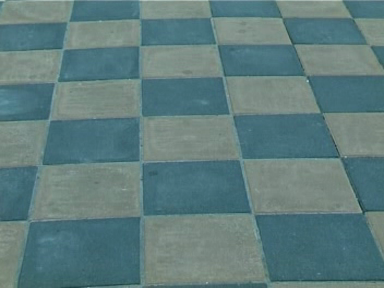
%> input picture 649j210.png, 384 x 288 px
$ octave image_processing.m   (GNU Octave 9; MATLAB toolbox functions it lacks are replaced by stand-ins)
%> lines starting %> are read from the running program, lines starting %| are printed output that depends on the picture
### mat2tiles.m
function outCell=mat2tiles(inArray,varargin)
%MAT2TILES - breaks up an array into a cell array of adjacent sub-arrays of
%            equal sizes
%
%   C=mat2tiles(X,D1,D2,D3,...,Dn)
%   C=mat2tiles(X,[D1,D2,D3,...,Dn])
%
%will produce a cell array C containing adjacent chunks of the array X,
%with each chunk of dimensions D1xD2xD3x...xDn. If a dimensions Di does
%not divide evenly into size(X,i), then the chunks at the upper boundary of
%X along dimension i will be truncated.
%
%It is permissible for the Di to be given value Inf. When this is done, it is
%equivalent to setting Di=size(X,i).
%
%If n < ndims(X), then the unspecified dimensions Dj, n<j<=ndims(X) will be
%set to size(X,i).
%
%If n > ndims(X), the the extra dimensions Dj, j>ndims(X) will  be ignored.
%
%EXAMPLE 1: Split a 28x28 matrix into 4x7 sub-matrices
%
%     >> A=rand(28); C=mat2tiles(A,[4,7])
%
%     C =
%
%         [4x7 double]    [4x7 double]    [4x7 double]    [4x7 double]
%         [4x7 double]    [4x7 double]    [4x7 double]    [4x7 double]
%         [4x7 double]    [4x7 double]    [4x7 double]    [4x7 double]
%         [4x7 double]    [4x7 double]    [4x7 double]    [4x7 double]
%         [4x7 double]    [4x7 double]    [4x7 double]    [4x7 double]
%         [4x7 double]    [4x7 double]    [4x7 double]    [4x7 double]
%         [4x7 double]    [4x7 double]    [4x7 double]    [4x7 double]
%
%EXAMPLE 2: Split a 20x20x6 array into 20x6x3 sub-arrays. This example
%illustrates how 'Inf' can be used to indicate that one of the sub-array
%dimensions is to be the same as in the original array, in this case size(A,1)=20.
%
%
%     >> A=rand(20,20,6);
%
%     >> C=mat2tiles(A,[Inf,6,3])   %equivalent to mat2tiles(A,[20,6,3])
%
%     C(:,:,1) =
%
%         [20x6x3 double]    [20x6x3 double]    [20x6x3 double]    [20x2x3 double]
%
%
%     C(:,:,2) =
%
%         [20x6x3 double]    [20x6x3 double]    [20x6x3 double]    [20x2x3 double]
%
%The example also shows a situation where the original array does not
%divide evenly into sub-arrays of the specified size. Note therefore that
%some boundary sub-chunks are 20x2x3.

tileSizes=[varargin{:}];

N=length(tileSizes);

Nmax=ndims(inArray);

if N<Nmax

    tileSizes=[tileSizes,inf(1,Nmax-N)];


elseif N>Nmax

    tileSizes=tileSizes(1:Nmax);

end
N=Nmax;

C=cell(1,N);

for ii=1:N %loop over the dimensions

 dim=size(inArray,ii);
 T=min(dim, tileSizes(ii));

 if T~=floor(T) || T<=0
     error 'Tile dimension must be a strictly positive integer or Inf'
 end

 nn=( dim / T );
   nnf=floor(nn);

 resid=[];
 if nnf~=nn
    nn=nnf;
    resid=dim-T*nn;
 end

 C{ii}=[ones(1,nn)*T,resid];


end

outCell=mat2cell(inArray,C{:});

### image_processing.m
clc
clear all
%% Add path tothe Cique-top library
addpath("clique-top")

%% Load image
checkboard_image = imread('649j210.png');
%> checkboard_image is the input picture: size 288x384x3 uint8; mean R, G, B 94.3, 124, 124.9
candle_image = imread('64caf10.png');
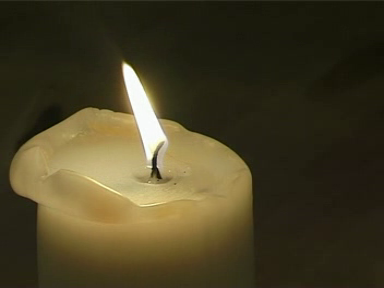
%> input picture 64caf10.png, 384 x 288 px
%> candle_image is the input picture: size 288x384x3 uint8; mean R, G, B 71.3, 63.5, 36.9

% Change the colour of the image to grayscale
gray_image = rgb2gray(checkboard_image);
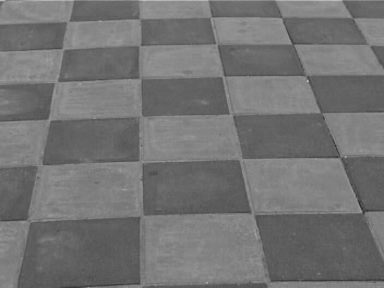
%> gray_image: size 288x384 uint8; min 42, max 189, mean 115.3

% Normailzie to the maximal value
gray_image = im2double(gray_image);
%> gray_image: size 288x384 double


%% Reduce the size of the image
% Divide the image into non-overlapping squares. Then take the average
% value of the pixel in the square and let the square be represened by its
% average.

% Tile is a matrix in which values are averaged
tile_size = 4;
number_of_vertical_tiles = ceil(size(gray_image,1)/tile_size);
%> number_of_vertical_tiles = 72
number_of_horizontal_tiles = ceil(size(gray_image,2)/tile_size);
%> number_of_horizontal_tiles = 96

new_size_vert = number_of_vertical_tiles*tile_size;
%> new_size_vert = 288
new_size_hor = number_of_horizontal_tiles*tile_size;
%> new_size_hor = 384

% Reshape the image
reshaped_image = imresize(gray_image, [new_size_vert new_size_hor]);

% Divide image into squares called tiles
set_of_tiles = mat2tiles(reshaped_image, tile_size, tile_size);
%> in mat2tiles, `tileSizes=[varargin{:}];`: tileSizes = [4 4]
%> the loop in mat2tiles, `for ii=1:N` made 2 passes
%> (T, nnf) on passes 1 to 2: (4, 72), (4, 96)
%> after the loop in mat2tiles, `for ii=1:N`: C = 2 items
%> in mat2tiles, `outCell=mat2cell(inArray,C{:});`: outCell = 6912 items
%> set_of_tiles = 6912 items

% Get the average value in each square
mean_image = zeros(number_of_vertical_tiles);
std_image = zeros(number_of_vertical_tiles);
skew_image = zeros(number_of_vertical_tiles);
kurt_image = zeros(number_of_vertical_tiles);

for k = 1:number_of_vertical_tiles
    for m=1:number_of_vertical_tiles
        tile_set = cell2mat(set_of_tiles(k,m));

        mean_image(k,m) = mean2(tile_set);
        std_image(k,m) = std2(tile_set);
%> (the run ends here)
